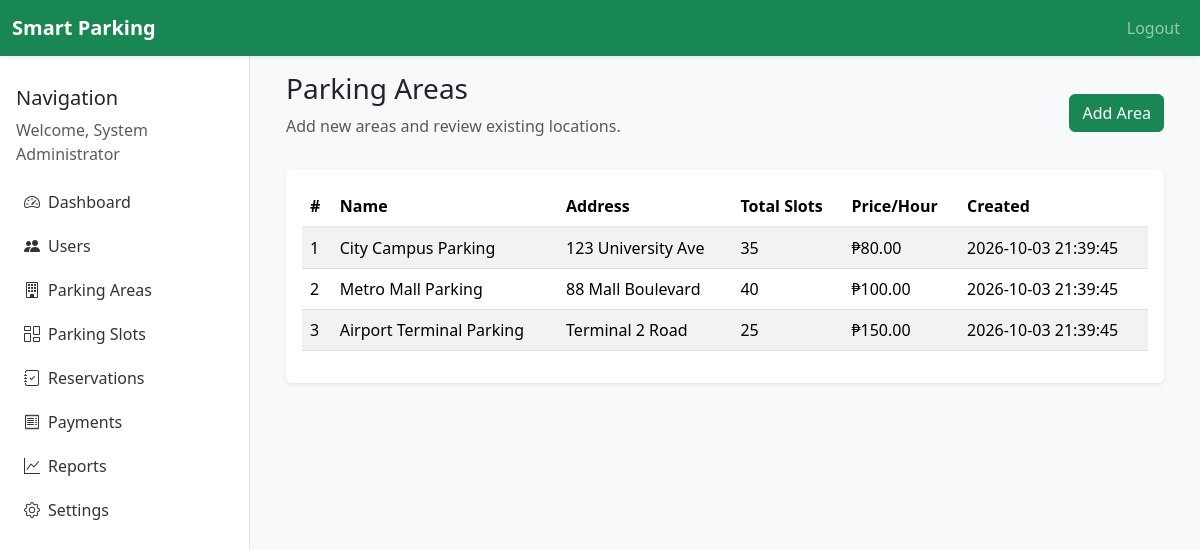
The page /admin/parking_areas.php (signed in) on the database its author committed.
### tables this page shows
CREATE TABLE `parking_areas` (
  `id` INT AUTO_INCREMENT PRIMARY KEY,
  `name` VARCHAR(100) NOT NULL,
  `address` VARCHAR(255) NOT NULL,
  `total_slots` INT NOT NULL DEFAULT 0,
  `price_per_hour` DECIMAL(10,2) NOT NULL DEFAULT 50.00,
  `created_at` DATETIME NOT NULL DEFAULT CURRENT_TIMESTAMP
);

### includes/auth.php (called while the page is built, shortened)
<?php
function sanitize($value) {
    return htmlspecialchars(trim($value), ENT_QUOTES, 'UTF-8');
}

### admin/parking_areas.php (the view, shortened to what this page needs)
<?php
require_once __DIR__ . '/../includes/auth.php';
$stmt = $pdo->query('SELECT * FROM parking_areas ORDER BY created_at DESC');
$areas = $stmt->fetchAll();
include __DIR__ . '/../includes/header.php';
?>
<?php include __DIR__ . '/../includes/sidebar.php'; ?>
<div class="content p-4">
    <?php include __DIR__ . '/../includes/navbar.php'; ?>
    <div class="container-fluid">
        <div class="d-flex justify-content-between align-items-center mb-3">
            <div>
                <h1 class="h3">Parking Areas</h1>
                <p class="text-muted">Add new areas and review existing locations.</p>
            </div>
            <button class="btn btn-success" data-bs-toggle="modal" data-bs-target="#areaModal">Add Area</button>
        </div>
        <div class="card shadow-sm">
            <div class="card-body">
                <table class="table table-striped">
                    <thead>
                        <tr><th>#</th><th>Name</th><th>Address</th><th>Total Slots</th><th>Price/Hour</th><th>Created</th></tr>
                    </thead>
                    <tbody>
                        <?php foreach ($areas as $area): ?>
                            <tr>
                                <td><?= sanitize($area['id']) ?></td>
                                <td><?= sanitize($area['name']) ?></td>
                                <td><?= sanitize($area['address']) ?></td>
                                <td><?= sanitize($area['total_slots']) ?></td>
                                <td>&#8369;<?= number_format($area['price_per_hour'], 2) ?></td>
                                <td><?= sanitize($area['created_at']) ?></td>
                            </tr>
                        <?php endforeach; ?>
                    </tbody>
                </table>
            </div>
        </div>
    </div>
</div>
<?php include __DIR__ . '/../includes/footer.php'; ?>

### assets/css/style.css (style rules this page uses)
:root { --sidebar-width: 250px; --bg-color: #f5f7fb; }
body { background: var(--bg-color); }
.content { margin-left: var(--sidebar-width); width: calc(100% - var(--sidebar-width)); padding-top: 80px; }
.card { border: none; }
.table thead th { border-bottom: 2px solid #e9ecef; }

### rows shown on the page
parking_areas: id "1", name "City Campus Parking", address "123 University Ave", total_slots "35", price_per_hour "80.00", created_at "2026-10-03 21:39:45"
parking_areas: id "2", name "Metro Mall Parking", address "88 Mall Boulevard", total_slots "40", price_per_hour "100.00", created_at "2026-10-03 21:39:45"
parking_areas: id "3", name "Airport Terminal Parking", address "Terminal 2 Road", total_slots "25", price_per_hour "150.00", created_at "2026-10-03 21:39:45"

### other values the page prints
$user['full_name'] "System Administrator"
$item['label'] "Dashboard"
$item['label'] "Users"
$item['label'] "Parking Areas"
$item['label'] "Parking Slots"
$item['label'] "Reservations"
$item['label'] "Payments"
$item['label'] "Reports"
$item['label'] "Settings"
